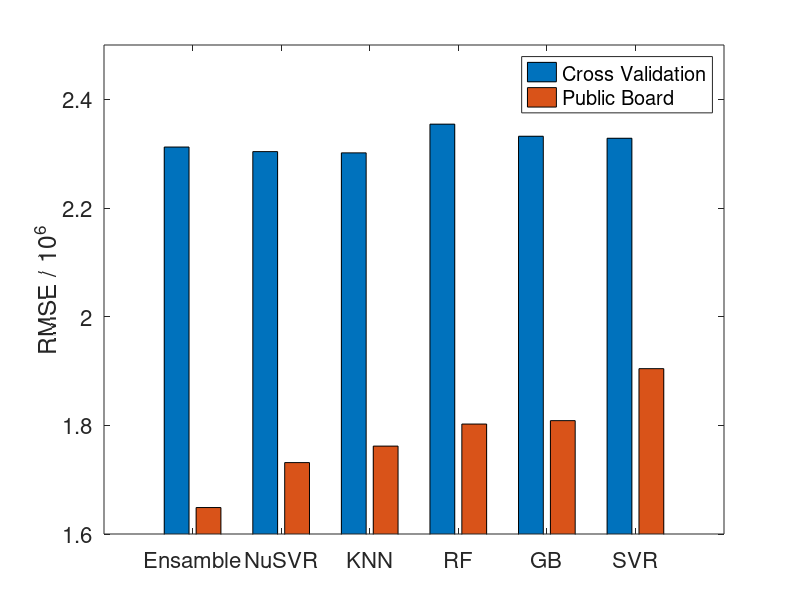

Source code (MATLAB):
#!/usr/bin/env octave -qf

figure('visible','off');

cv_scores = [2.31220; 2.30149; 2.30379; 2.32837; 2.33207; 2.35433];
pb_scores = [1.64870; 1.76177; 1.73142; 1.90432; 1.80864; 1.80236];
model_names = ['Ensamble'; 'KNN'; 'NuSVR'; 'SVR'; 'GB'; 'RF'];

% sort by public board score
[B, I] = sort(pb_scores);

cv_scores = cv_scores(I);
pb_scores = pb_scores(I);
model_names = model_names(I, :);


scores = [cv_scores, pb_scores];

bar(scores);

% title('RMSE / 10^6 ', 'FontSize', 16, 'FontWeight', 'bold', 'FontName', 'Helvetica');
% xlabel('Models', 'FontSize', 16, 'FontName', 'Helvetica');
ylabel('RMSE / 10^6', 'FontSize', 16, 'FontName', 'Helvetica');

ylim([1.6 2.5]);

set(gca, 'XTickLabel', model_names);

h = legend({'Cross Validation', 'Public Board'});

set(h, 'FontSize', 16, 'FontName', 'Helvetica');

set(gca, 'FontSize', 16, 'FontName', 'Helvetica');

print('-depsc', '../figs/models.eps', '-S800,300');
